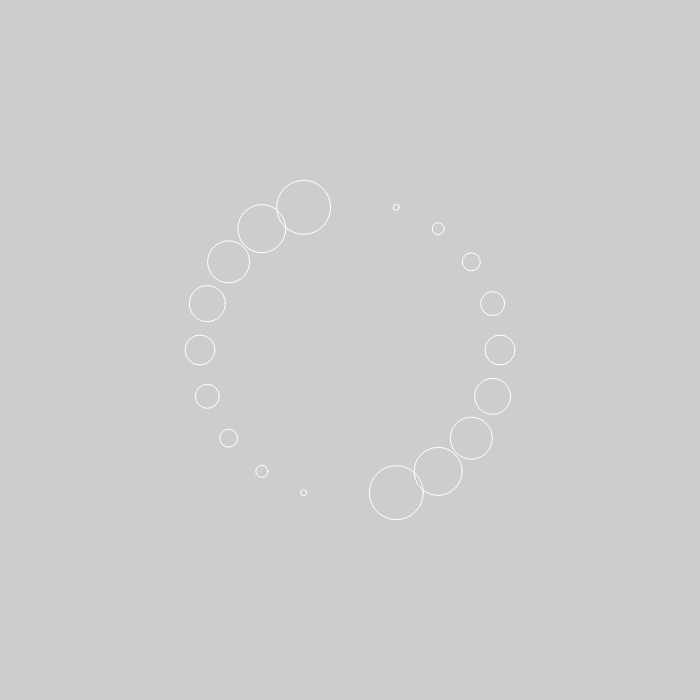
Frame 1 (no input)
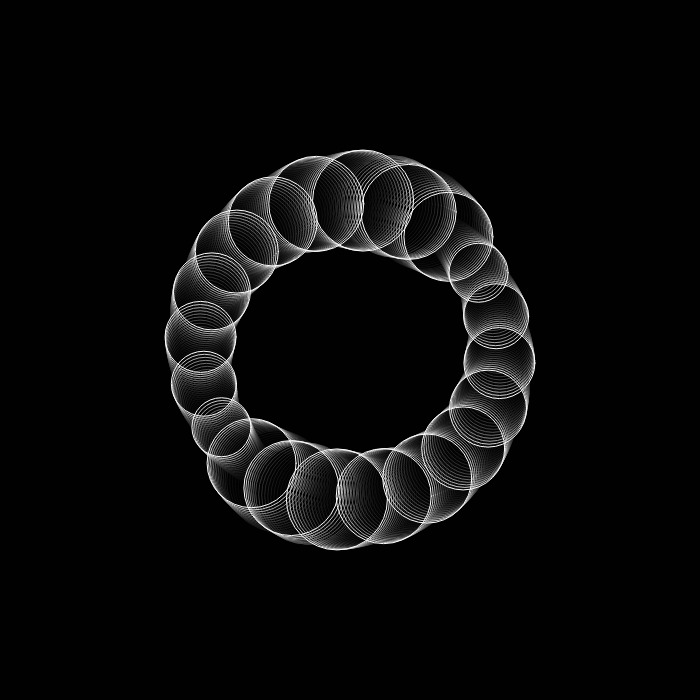
Frame 60 (no input)
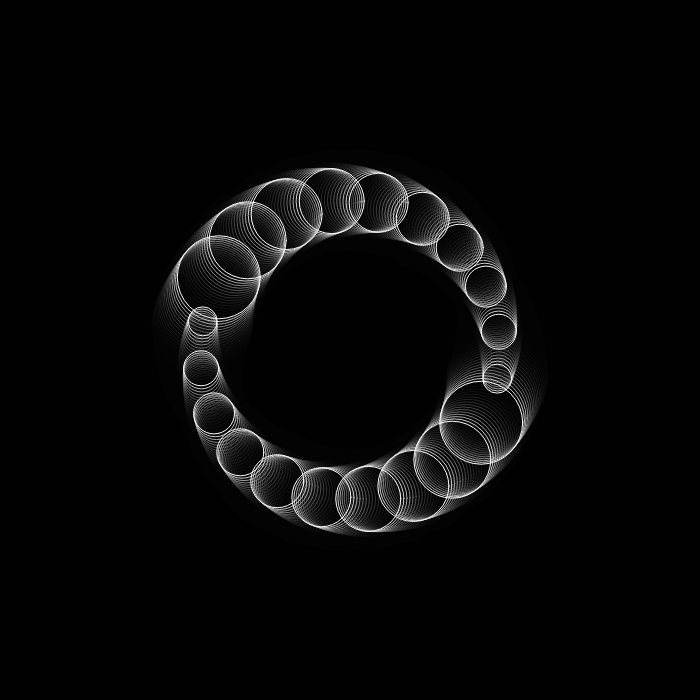
Frame 120 (the mouse pressed at the canvas centre since frame 60)

The p5.js sketch that drew these frames (run headless with seeded random() and noise() and a simulated clock; from frame 60 on, the mouse is pressed at the canvas centre):

// p5.js sketch
// ── sketch.js
let r= 100;
let dr = 1;
let c;
let d;


function setup() {
    createCanvas(700, 700);
    angleMode(DEGREES);
    c = new Pack(width/2, height/2, 10, 180, 90);
    d = new Pack(width/2, height/2, 10, 180, -90);
}

function draw() {
    background(0,50);
    c.displayPack();
    d.displayPack();
    c.moveCircle(1);
    d.moveCircle(1);

}
// ── circle.js
class Circle{
    constructor(x,y,r){
        this.x = x;
        this.y = y;
        this.r = r;
        this.dr = 1;
    }

    display(){
        noFill();
        stroke('FFF');
        ellipse(this.x,this.y,this.r,this.r);

    }

    move(){
        this.r = this.r+this.dr;
        if (this.r > 100 || this.r <0){
            this.dr *= -1;
        }
    }
}
// ── pack.js
class Pack{
    constructor(x,y,n,size,startAngle){
        this.packx = x;
        this.packy = y;
        this.pack = [];

        this.size = size;
        this.startAngle = startAngle;
        this.n = n;
        this.angle = this.size / this.n;
        this.packr = 150;
        this.createCircle();
    }

    createCircle(){
        for(let i =0; i<this.n; i++){
            this.pack[i] = new Circle(this.packx + this.packr*cos(this.startAngle + this.angle*i),this.packy + this.packr*sin(this.startAngle + this.angle*i), (i)*0.1*60);
        }
    }

    displayPack(){
        for(let i =0; i<this.n; i++){

        this.pack[i].display();
        this.pack[i].move();
        }
    }

    moveCircle(speed){
        this.startAngle += speed;
        for(let i = 0; i<this.n; i++){
            this.pack[i].x = this.packx + this.packr*cos(this.startAngle + this.angle*i);
            this.pack[i].y = this.packx + this.packr*sin(this.startAngle + this.angle*i);
        }
    }


}
